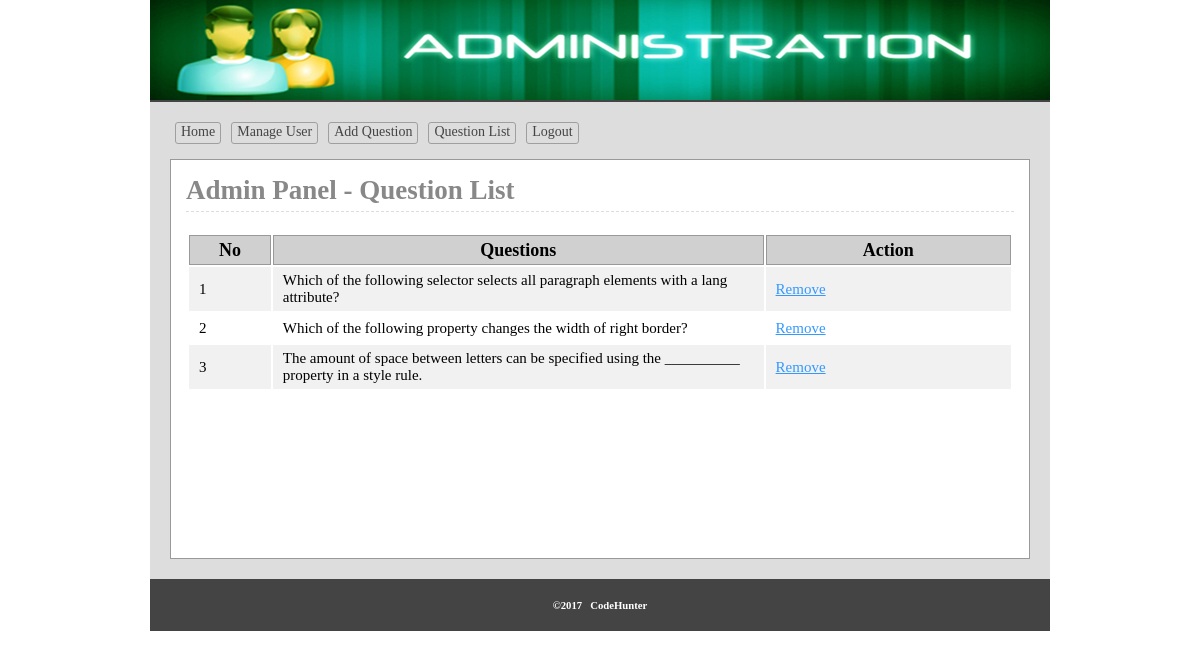
The page /exam/admin/queslist.php (signed in) on the database its author committed.
### tables this page shows
CREATE TABLE `tbl_ques` (
  `id` int(11) NOT NULL,
  `quesNo` int(11) NOT NULL,
  `ques` text NOT NULL
);

### exam/lib/Database.php (called while the page is built, shortened)
<?php
Class Database{
	public $host   = DB_HOST;
	public $user   = DB_USER;
	public $pass   = DB_PASS;
	public $dbname = DB_NAME;
	public $link;
	private function connectDB(){
	$this->link = new mysqli($this->host, $this->user, $this->pass, $this->dbname);
 }
	public function select($query){
		$result = $this->link->query($query) or die($this->link->error.__LINE__);
		if($result->num_rows > 0){
			return $result;
		} else {
			return false;
		}
	}
}

### exam/classes/Exam.php (called while the page is built, shortened)
<?php
$filepath = realpath(dirname(__FILE__));
include_once ($filepath.'/../lib/Database.php');
class Exam{
    private $db;
    public function __construct()
    {
        $this->db =  new Database();
    }
    public function getQuesByOrder(){
        $query = "SELECT * FROM tbl_ques ORDER BY quesNo ASC";
        $result = $this->db->select($query);
        return $result;
    }
}
?>

### exam/admin/queslist.php (the view, shortened to what this page needs)
<?php
    $filepath = realpath(dirname(__FILE__));
    include_once ($filepath.'/inc/header.php');
    include_once ($filepath.'/../classes/Exam.php');
    $exm = new Exam();
?>
    <div class="main">
        <h1>Admin Panel - Question List</h1>
        <div class="quelist">
            <table class="tblone">
                <tr>
                    <th width="10%">No</th>
                    <th width="60%">Questions</th>
                    <th width="30%">Action</th>
                </tr>
                <?php
                $getData = $exm->getQuesByOrder();
                if ($getData){
                    $i = 0;
                    while ($result = $getData->fetch_assoc()){
                        $i++;
                        ?>
                        <tr>
                            <td><?php echo $i; ?></td>
                            <td><?php echo $result['ques']; ?> </td>
                            <td>
                                <a onclick="return confirm('Are You Sure to Remove')"
                                      href="?delque=<?php  echo $result['quesNo']; ?>">Remove</a>
                            </td>
                        </tr>
                    <?php } } ?>
            </table>
        </div>
    </div>
<?php include 'inc/footer.php'; ?>

### exam/admin/css/admin.css (style rules this page uses)
* { margin:0;padding:0;outline:none }
body { font-family:verdana }
.tblone { width:100%;border:1px solid #fff;margin:20px 0 }
.tblone td { font-size: 15px; padding: 5px 10px; }
table.tblone th { background-color: #d0d0d0; border: 1px solid #999; }
table.tblone tr:nth-child(2n+1) { background:#fff;height:30px; }
table.tblone tr:nth-child(2n) { background:#f1f1f1;height:30px; }
.tblone td a { color:#3399FF; }
.main { background: #fff none repeat scroll 0 0; border: 1px solid #999; margin-top: 10px; min-height: 368px; padding: 15px; width: 828px; }
.main h1 { border-bottom: 1px dashed #ddd; color: #888; margin: 0 0 5px; padding-bottom: 5px; }

### rows shown on the page
tbl_ques: ques "Which of the following selector selects all paragraph elements with a lang attribute?"
tbl_ques: ques "Which of the following property changes the width of right border?"
tbl_ques: ques "The amount of space between letters can be specified using the __________ property in a style rule."
